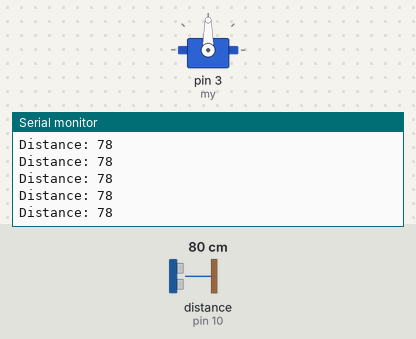
This sketch was run on a simulated Arduino Uno, built with avr-gcc and run on an emulated ATmega328P. Shown: servo, the last lines printed to the serial monitor. Wiring (inferred from the names in the program): ultrasonic range finder: trigger pin 9; echo pin 10. Inputs (shaded band) come from the test bench; at power-on: distance to the obstacle (sensor on pin 10) 80 cm. The echo pulse lasts 58.3 µs per cm.

Above: at 1.2 s.
1.3 s: distance to the obstacle (sensor on pin 10) set to 120 cm
At 2.0 s:
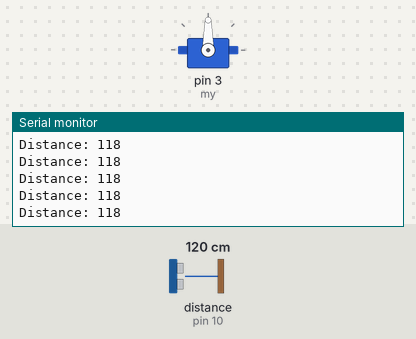
4.3 s: distance to the obstacle (sensor on pin 10) set to 18 cm
At 5.0 s:
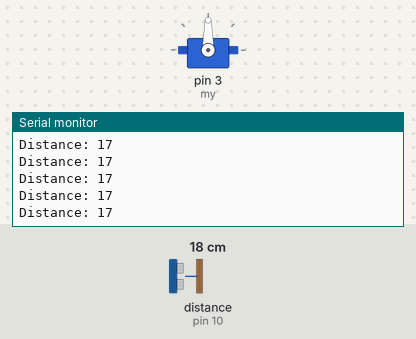
Timing chart, 0 to 7.3 s (numbered marks = the images above; inputs shaded):
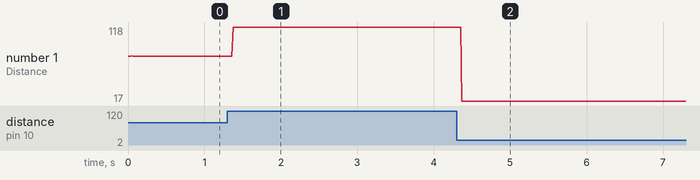

Measured:
- after the input at 1.3 s, the serial monitor: prints a new line after 0.07 s (image 1)
- after the input at 4.3 s, the serial monitor: prints a new line after 0.07 s (image 2)
- plotted number 1: 78 → 118 after the input at 1.3 s, 118 → 17 after the input at 4.3 s

The sketch:

park2.ino
```cpp
#include<Servo.h>
const int trigPin = 9;
const int echoPin = 10;
// defines variables
long duration;
int distance;
Servo my;
int pos =0;
void setup() {
pinMode(trigPin, OUTPUT); // Sets the trigPin as an Output
pinMode(echoPin, INPUT); // Sets the echoPin as an Input
Serial.begin(9600);
my.attach(3);// Starts the serial communication
}
void loop() {
// Clears the trigPin
digitalWrite(trigPin, LOW);
delayMicroseconds(2);
// Sets the trigPin on HIGH state for 10 micro seconds
digitalWrite(trigPin, HIGH);
delayMicroseconds(10);
digitalWrite(trigPin, LOW);
// Reads the echoPin, returns the sound wave travel time in microseconds
duration = pulseIn(echoPin, HIGH);
// Calculating the distance
distance= duration*0.034/2;
// Prints the distance on the Serial Monitor
Serial.print("Distance: ");
Serial.println(distance);

if(distance<10)
{
  delay(2000);
  my.write(90);
  delay(2000);
  my.write(20);

}
}
```
